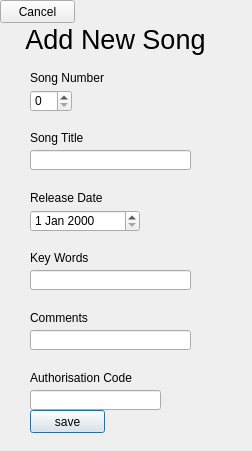
<?xml version="1.0" encoding="UTF-8"?>
<ui version="4.0">
 <class>Music_Songs_Add</class>
 <widget class="QDialog" name="Music_Songs_Add">
  <property name="geometry">
   <rect>
    <x>0</x>
    <y>0</y>
    <width>252</width>
    <height>451</height>
   </rect>
  </property>
  <property name="windowTitle">
   <string>Add Song</string>
  </property>
  <widget class="QLabel" name="AddSong_MainText">
   <property name="geometry">
    <rect>
     <x>0</x>
     <y>19</y>
     <width>231</width>
     <height>41</height>
    </rect>
   </property>
   <property name="font">
    <font>
     <pointsize>20</pointsize>
    </font>
   </property>
   <property name="text">
    <string>Add New Song</string>
   </property>
   <property name="alignment">
    <set>Qt::AlignCenter</set>
   </property>
  </widget>
  <widget class="QLineEdit" name="AddSong_CommentsBox">
   <property name="geometry">
    <rect>
     <x>30</x>
     <y>330</y>
     <width>161</width>
     <height>20</height>
    </rect>
   </property>
  </widget>
  <widget class="QLabel" name="AddSong_TitleText">
   <property name="geometry">
    <rect>
     <x>30</x>
     <y>130</y>
     <width>161</width>
     <height>16</height>
    </rect>
   </property>
   <property name="text">
    <string>Song Title</string>
   </property>
  </widget>
  <widget class="QDateEdit" name="AddSong_DateBox">
   <property name="geometry">
    <rect>
     <x>30</x>
     <y>210</y>
     <width>110</width>
     <height>22</height>
    </rect>
   </property>
  </widget>
  <widget class="QLabel" name="AddSong_DateText">
   <property name="geometry">
    <rect>
     <x>30</x>
     <y>190</y>
     <width>161</width>
     <height>16</height>
    </rect>
   </property>
   <property name="text">
    <string>Release Date</string>
   </property>
  </widget>
  <widget class="QLabel" name="AddSong_NumberText">
   <property name="geometry">
    <rect>
     <x>30</x>
     <y>70</y>
     <width>161</width>
     <height>16</height>
    </rect>
   </property>
   <property name="text">
    <string>Song Number</string>
   </property>
  </widget>
  <widget class="QLabel" name="AddSong_KeyWordsText">
   <property name="geometry">
    <rect>
     <x>30</x>
     <y>250</y>
     <width>111</width>
     <height>16</height>
    </rect>
   </property>
   <property name="text">
    <string>Key Words</string>
   </property>
  </widget>
  <widget class="QLineEdit" name="AddSong_TitleBox">
   <property name="geometry">
    <rect>
     <x>30</x>
     <y>150</y>
     <width>161</width>
     <height>20</height>
    </rect>
   </property>
  </widget>
  <widget class="QLabel" name="AddSong_CommentsText">
   <property name="geometry">
    <rect>
     <x>30</x>
     <y>310</y>
     <width>161</width>
     <height>16</height>
    </rect>
   </property>
   <property name="text">
    <string>Comments</string>
   </property>
  </widget>
  <widget class="QLineEdit" name="AddSong_KeyWordsBox">
   <property name="geometry">
    <rect>
     <x>30</x>
     <y>270</y>
     <width>161</width>
     <height>20</height>
    </rect>
   </property>
  </widget>
  <widget class="QSpinBox" name="AddSong_NumberBox">
   <property name="geometry">
    <rect>
     <x>30</x>
     <y>90</y>
     <width>42</width>
     <height>22</height>
    </rect>
   </property>
  </widget>
  <widget class="QPushButton" name="AddSong_SaveButton">
   <property name="geometry">
    <rect>
     <x>30</x>
     <y>410</y>
     <width>75</width>
     <height>23</height>
    </rect>
   </property>
   <property name="text">
    <string>save</string>
   </property>
  </widget>
  <widget class="QLabel" name="AddAlbum_CodeText">
   <property name="geometry">
    <rect>
     <x>30</x>
     <y>370</y>
     <width>131</width>
     <height>16</height>
    </rect>
   </property>
   <property name="text">
    <string>Authorisation Code</string>
   </property>
  </widget>
  <widget class="QLineEdit" name="AddSong_CodeBox">
   <property name="geometry">
    <rect>
     <x>30</x>
     <y>390</y>
     <width>131</width>
     <height>20</height>
    </rect>
   </property>
  </widget>
  <widget class="QPushButton" name="AddSong_CancelButton">
   <property name="geometry">
    <rect>
     <x>0</x>
     <y>0</y>
     <width>75</width>
     <height>23</height>
    </rect>
   </property>
   <property name="text">
    <string>Cancel</string>
   </property>
  </widget>
  <widget class="QLabel" name="AddSong_TitleValidation">
   <property name="geometry">
    <rect>
     <x>90</x>
     <y>130</y>
     <width>151</width>
     <height>16</height>
    </rect>
   </property>
   <property name="text">
    <string/>
   </property>
  </widget>
  <widget class="QLabel" name="AddSong_KeyValidation">
   <property name="geometry">
    <rect>
     <x>90</x>
     <y>250</y>
     <width>151</width>
     <height>16</height>
    </rect>
   </property>
   <property name="text">
    <string/>
   </property>
  </widget>
  <widget class="QLabel" name="AddSong_CommentsValidation">
   <property name="geometry">
    <rect>
     <x>90</x>
     <y>310</y>
     <width>151</width>
     <height>16</height>
    </rect>
   </property>
   <property name="text">
    <string/>
   </property>
  </widget>
  <widget class="QLabel" name="AddSong_CodeValidation">
   <property name="geometry">
    <rect>
     <x>130</x>
     <y>370</y>
     <width>111</width>
     <height>16</height>
    </rect>
   </property>
   <property name="text">
    <string/>
   </property>
  </widget>
 </widget>
 <resources/>
 <connections>
  <connection>
   <sender>AddSong_SaveButton</sender>
   <signal>clicked()</signal>
   <receiver>Music_Songs_Add</receiver>
   <slot>AddSong()</slot>
   <hints>
    <hint type="sourcelabel">
     <x>87</x>
     <y>657</y>
    </hint>
    <hint type="destinationlabel">
     <x>87</x>
     <y>699</y>
    </hint>
   </hints>
  </connection>
  <connection>
   <sender>AddSong_CancelButton</sender>
   <signal>clicked()</signal>
   <receiver>Music_Songs_Add</receiver>
   <slot>CancelButton()</slot>
   <hints>
    <hint type="sourcelabel">
     <x>25</x>
     <y>16</y>
    </hint>
    <hint type="destinationlabel">
     <x>46</x>
     <y>688</y>
    </hint>
   </hints>
  </connection>
 </connections>
 <slots>
  <slot>AddSong()</slot>
  <slot>CancelButton()</slot>
 </slots>
</ui>
